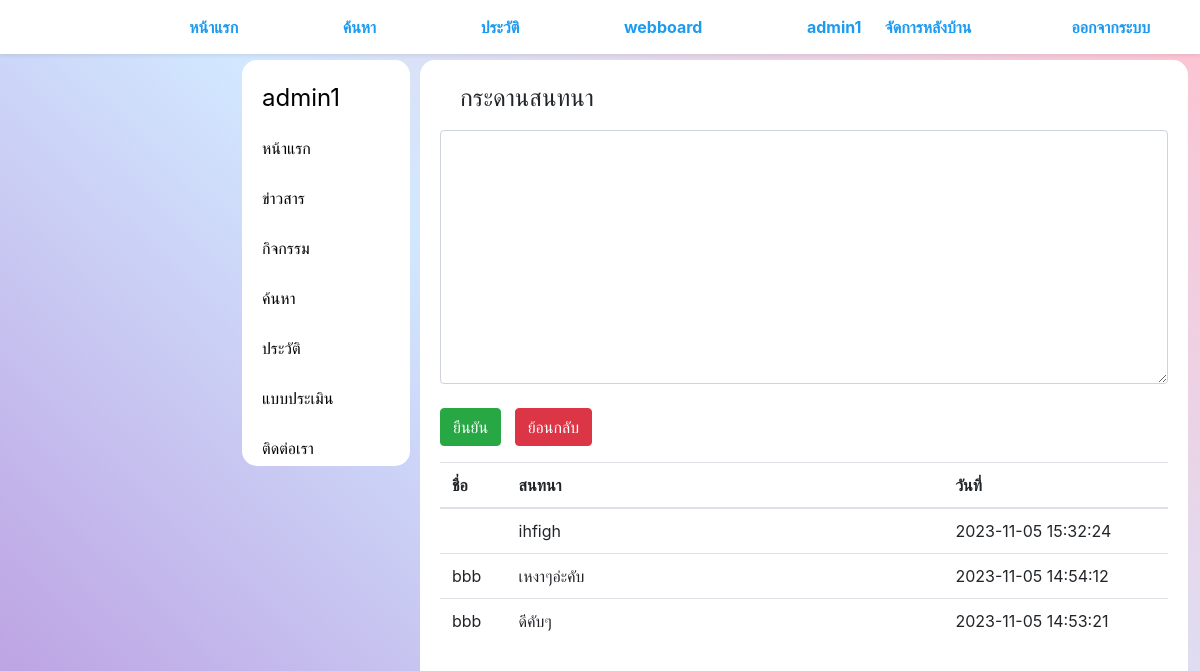
Screenshot of /webboard.php (signed in) with the database file from the repository.
### tables this page shows
CREATE TABLE `member` (
  `u_id` int(11) NOT NULL,
  `username` varchar(100) NOT NULL,
  `password` varchar(50) NOT NULL,
  `u_Fname` varchar(100) NOT NULL,
  `u_Lname` varchar(100) NOT NULL,
  `u_phone` varchar(10) NOT NULL,
  `u_address` varchar(1000) NOT NULL,
  `u_gender` enum('ชาย','หญิง','อื่นๆ') NOT NULL,
  `u_age` int(3) NOT NULL,
  `u_level` enum('user','admin') NOT NULL
);

CREATE TABLE `webboard` (
  `wb_id` int(11) NOT NULL,
  `wb_content` varchar(200) NOT NULL,
  `u_id` int(11) NOT NULL,
  `wb_sender` varchar(11) NOT NULL,
  `wb_date` varchar(20) NOT NULL
);

### webboard.php (the view, shortened to what this page needs)
<?php
include('navbar.php');
$sql3="SELECT * FROM webboard where wb_id ORDER BY wb_id DESC";
$qry3=mysqli_query($conn,$sql3);
?>
<div class="content_">
<div class="text_box">กระดานสนทนา</div>
            <?php
            if ($_SESSION["u_id"]) {
            ?>
                <form action="save_webboard.php" method="post">
                    <textarea name="wb_content" class="form-control" id="" cols="30" rows="10"  required></textarea><br>
                    <input type="submit" value="ยืนยัน" class="btn btn-success">
                    &nbsp; <a href="index.php" class="btn btn-danger" >ย้อนกลับ</a>
                </form>
            <?php
            }
            ?>
            <table class="table" bgcolor="white">
    <tr>
        <th>ชื่อ</th>
        <th>สนทนา</th>
        <th>วันที่</th>
    </tr>
    <tbody id="result">
        <?php
        while ($rs3 = mysqli_fetch_array($qry3)) {
        ?>
        <tr>
            <td><?= $rs3["wb_sender"]; ?></td>
            <td width="60%"><?= $rs3["wb_content"]; ?></td>
            <td><?= $rs3["wb_date"]; ?></td>
        </tr>
        <?php
        }
        ?>
    </tbody>
</table>
</div>

### navbar.php
<?php
include('style.php');
$sql="SELECT *FROM member where u_id='".$_SESSION["u_id"]."'";
$qry=mysqli_query($conn,$sql);
$rs=mysqli_fetch_array($qry);
?>
<div class="navbar_ fixed-top shadow-sm">
    <a href="index.php">
        <div class="menu_">หน้าแรก</div>
    </a>
    <a href="act_search.php">
        <div class="menu_">ค้นหา</div>
    </a>
    <a href="history.php">
        <div class="menu_">ประวัติ</div>
    </a>
    <a href="webboard.php">
        <div class="menu_">webboard</div>
    </a>
    <?php
    if($rs){
    ?>
    <a href="profile.php">
        <div class="menu_"><?=$rs["u_Fname"];?></div>
    </a>
    <a href="logout.php">
        <div class="menu_" style="float:right; margin-left:-8%;">ออกจากระบบ</div>
    </a>
    <?php
    if($_SESSION["u_level"]=="admin"){
    ?>
    <a href="admin/member.php">
        <div class="menu_" style="float:right; margin-right:8%; margin-left:-18%;">จัดการหลังบ้าน</div>
    </a>
    <?php
    }else{
    }
}else{
    ?>
    <a href="login.php">
        <div class="menu_">เข้าสู่ระบบ</div>
    </a>
    <?php
    }
    ?>
</div>
<div class="left_box">
    <div class="sidebar_">
        <?php
        if($rs){
        ?>
        <div class="menu2_">
            <a href="profile.php" style="font-size:24px;"><?=$rs["u_Fname"];?></a>
        </div>
        <?php
        }else{
        ?>
        <div class="menu2_">
            <a href="login.php" style="font-size:24px;">โปรดเข้าสู่ระบบก่อน</a>
        </div>
        <?php
        }
        ?>
    <a href="index.php">
        <div class="menu2_">หน้าแรก</div>
    </a>
    <a href="news.php">
        <div class="menu2_">ข่าวสาร</div>
    </a>
    <a href="activity.php">
        <div class="menu2_">กิจกรรม</div>
    </a>
    <a href="act_search.php">
        <div class="menu2_">ค้นหา</div>
    </a>
    <a href="history.php">
        <div class="menu2_">ประวัติ</div>
    </a>
    <a href="ques.php">
        <div class="menu2_">แบบประเมิน</div>
    </a>
    <a href="inbox.php">
        <div class="menu2_">ติดต่อเรา</div>
    </a>
    </div>
</div>

### style.php (style rules this page uses)
.navbar_ { width: 100%; min-height: 50px; background-color: white; text-align: center; }
.menu_ { min-height: 50px; text-align: center; color: #1d9bf0; font-weight: bold; display: inline-block; padding: 15 50px; }
.left_box { padding-top: 10px; width: 35%; height: 100%; position: fixed; left:0; top: 0; }
.sidebar_ { width: 40%; float: right; min-height: 35%; margin: 50 10 0 0px; background-color: white; border-radius: 15px; }
.menu2_ { width: 100%; min-height: 50px; padding: 20 0 0 20px; border-radius: 15px; }
a { text-decoration: none; color: black; }
.text_box { width: 100%; min-height: 50px; font-size: 24px; padding-left: 20px; }
.content_ { overflow: auto; width: 64%; border-radius: 15px; background-color: white; min-height: 300px; margin-top: 60px; margin-left: 35%; padding: 20px; }

### rows the page displays
member: u_Fname "admin1"
webboard: wb_content "ihfigh", wb_date "2023-11-05 15:32:24"
webboard: wb_sender "bbb", wb_content "เหงาๆอ่ะคับ", wb_date "2023-11-05 14:54:12"
webboard: wb_sender "bbb", wb_content "ดีคับๆ", wb_date "2023-11-05 14:53:21"
